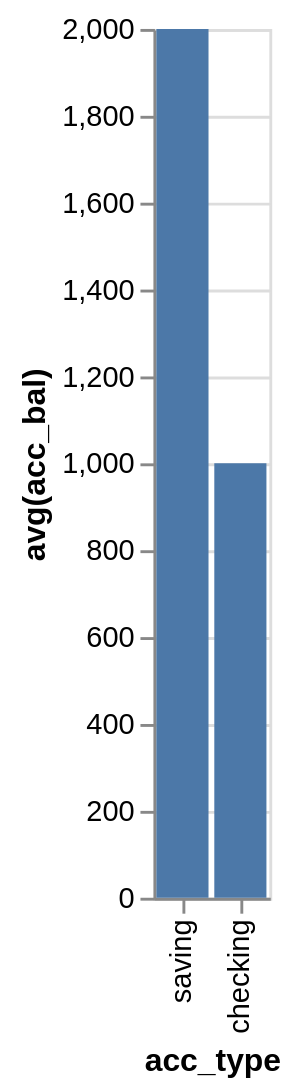

The Vega-Lite source for this figure:
### Vega-Lite specification from a JSON file in a GitHub repository (floating-point values rounded to 4 significant figures)
{"data": {"values": [{"x_data": "saving", "y_data": 2000}, {"x_data": "checking", "y_data": 1000}]}, "mark": "bar", "encoding": {"x": {"field": "x_data", "type": "nominal", "title": "acc_type", "sort": "descending"}, "y": {"field": "y_data", "type": "quantitative", "title": "avg(acc_bal)"}}}
